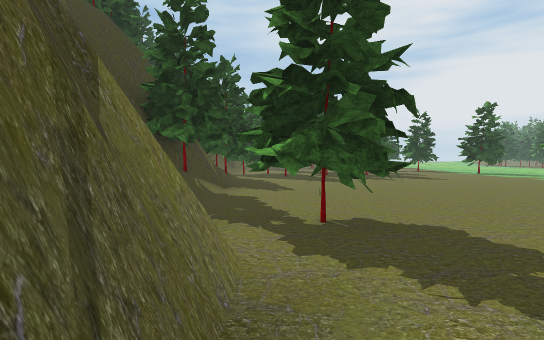
view 1 (above)

24 first-person views from a walk through a Unity game level. The camera is 1.3 m above the floor, tilts 2° down and sees 80° across. The floor is counted in squares, 2 m on a side. Each view is taken from the middle of a square. On the plan, view 1 faces up. The plan holds only what a view shows up to about 10 squares ahead; the rest is blank. The place goes on beyond the plan. The player is left out. Some surface patterns are stand-ins.

view 2
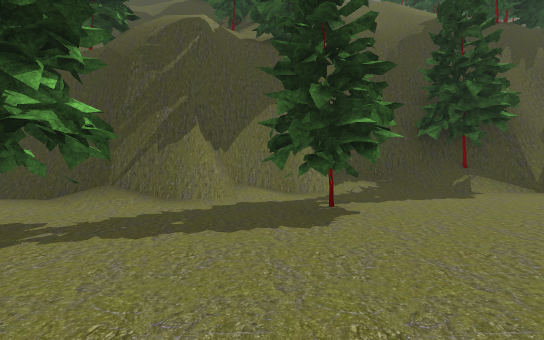

view 3
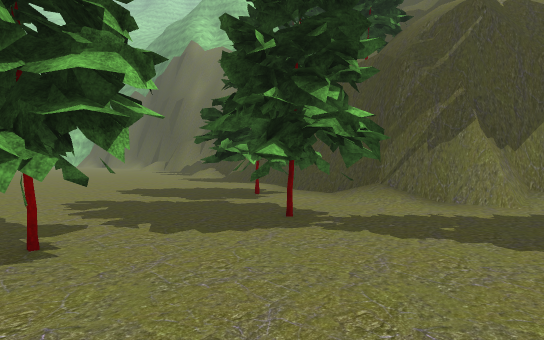

view 4
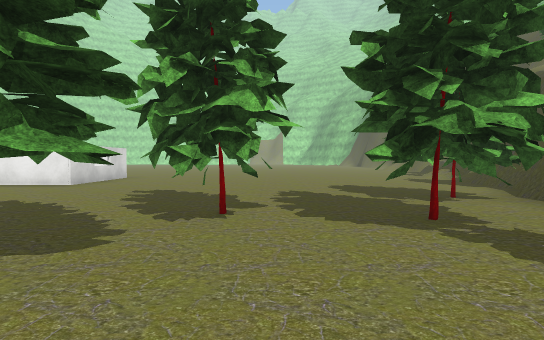

view 5
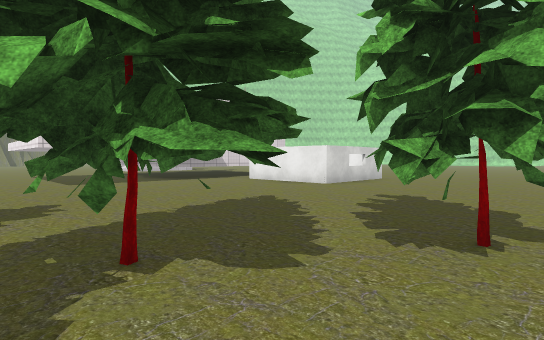

view 6
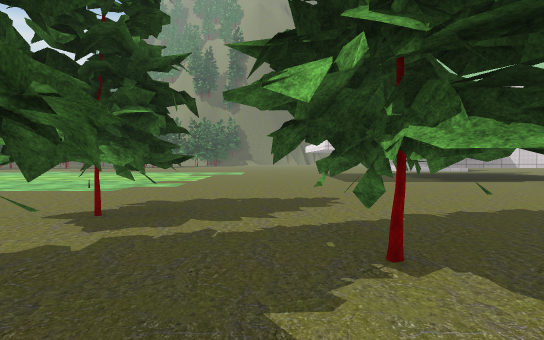

view 7
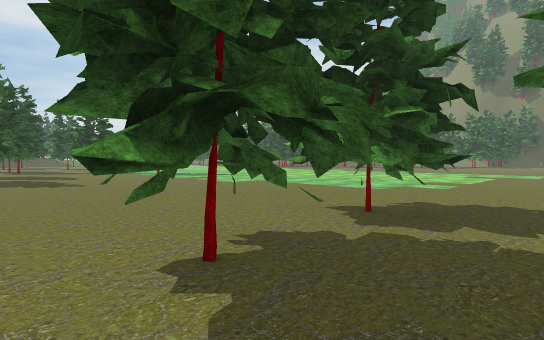

view 8
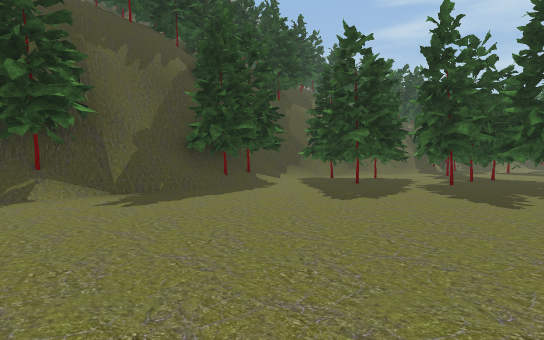

view 9
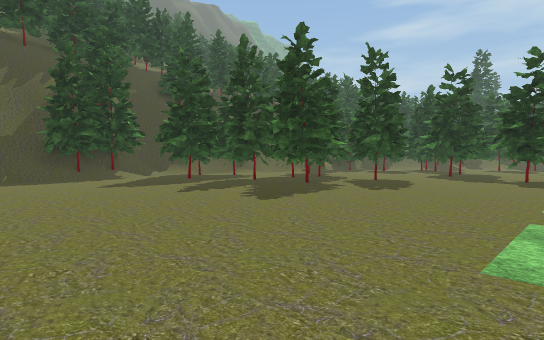

view 10
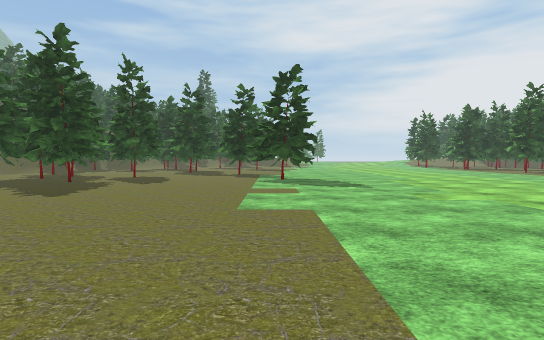

view 11
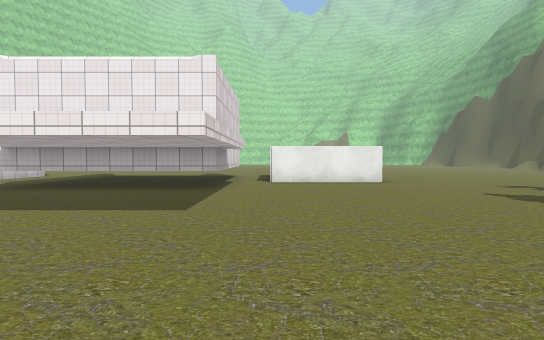

view 12
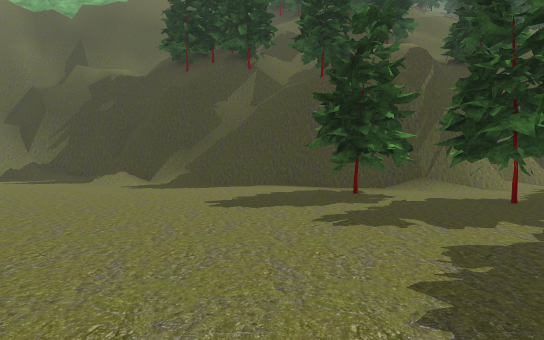

view 13
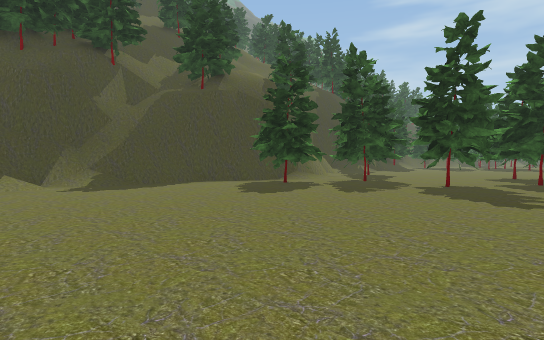

view 14
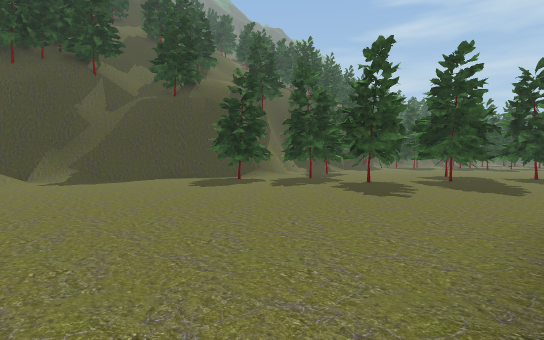

view 15
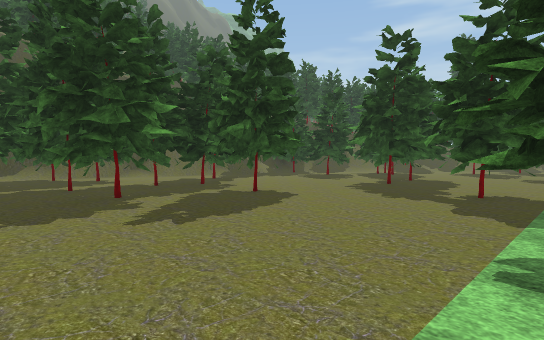

view 16
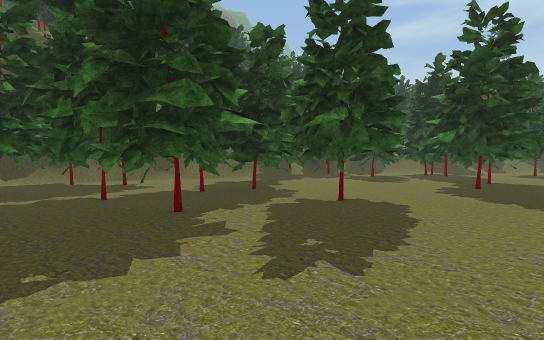

view 17
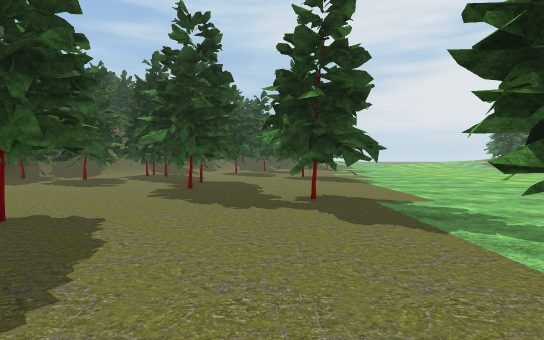

view 18
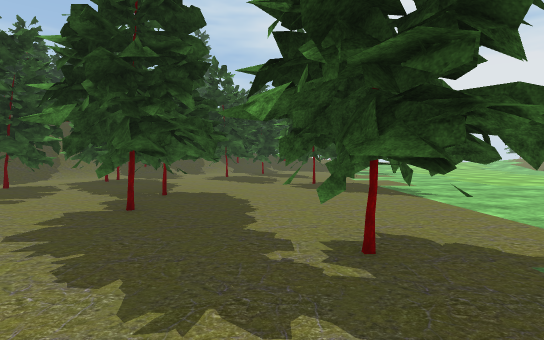

view 19
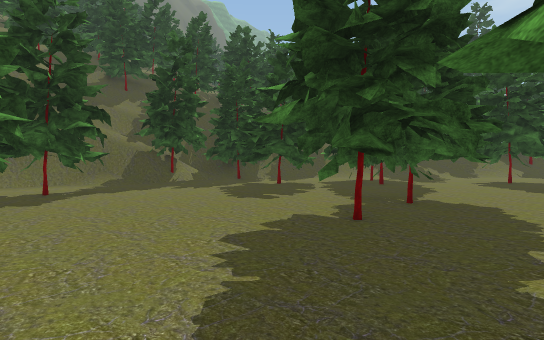

view 20
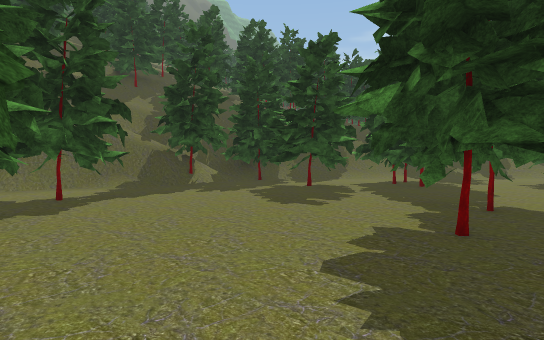

view 21
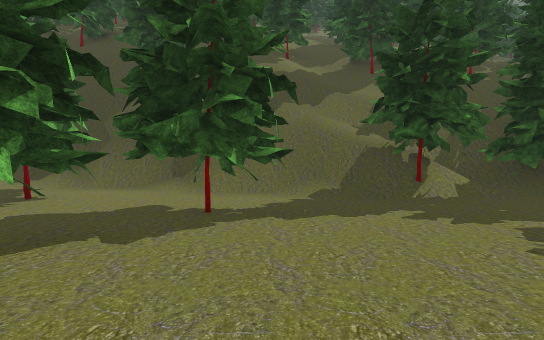

view 22
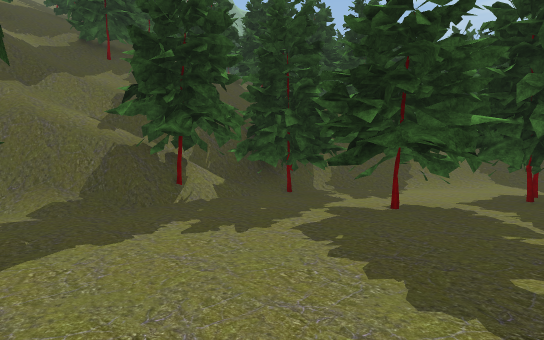

view 23
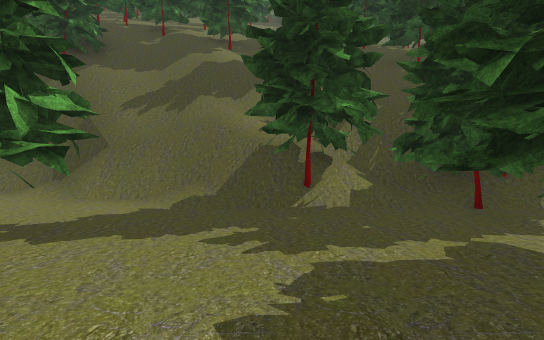

view 24
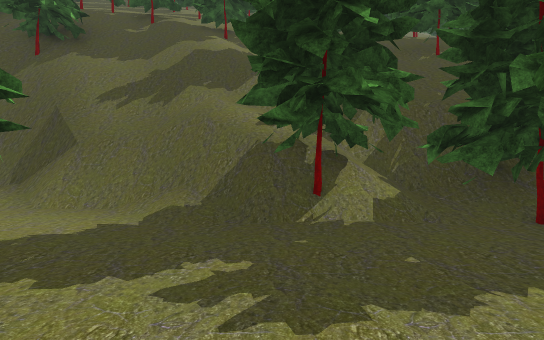

### Floor plan
Key: @ floor where view 1 was taken; # wall or solid block; x gap in a wall; . floor; / step, stairs or slope; = window, fence, low wall or low ledge; v drop or lower ground; T thing the floor can be seen under or through.
Columns run from 8 left of view 1 to 15 right of it. Each row starts with its distance up from view 1.
 28         //.x..##
 27   /#   =/..# ...........
 26   /#   # ..TT ..##......
 25   ##///##TTTT .. ##.....
 24   #///v##TTT............
 23 /##//#=##.TT..#.........
 22 /////=##......T........
 21   ///##=......TT.......
 20  #//#=#..#.....TTT....
 19  #//=#=..##.....TT...
 18  #///##..#TTTT.......
 17   /#/#.. #TTTTT...#
 16   ####.####TT.....##....
 15    ###########..........
 14    =##########..........
 13      #####..............
 12      ###................
 11       ##...............
 10     v ##...............
  9    #vv#................
  8    /v #................
  7    /v##................
  6    /v##........T .......
  5     v#.......##TT.......
  4      ##.TT...#TTT.......
  3    /###.TT....TT.......
  2    //v##.....TTT........
  1      /v#..TTTTT.........
  0      /v#@TTTTT..........
 -1     ####TTT.............
 -2     ####.T...........###
 -3       #..............#
 -4       #..........#####
 -5      ##..........#   #
 -6      #...........#
 -7      #...........
 -8       ............

Positions as (right, up) in squares from view 1, and headings:
1: (0, 0), facing up
2: (5, 3), facing left
3: (5, 3), facing down-left
4: (4, 4), facing down
5: (4, 3), facing down-right
6: (4, 3), facing right
7: (4, 3), facing up-right
8: (5, 6), facing up-left
9: (10, 8), facing up-left
10: (10, 6), facing up
11: (12, 5), facing down
12: (7, -3), facing left
13: (7, -8), facing up-left
14: (9, -8), facing up-left
15: (10, 13), facing up-left
16: (8, 13), facing up-left
17: (8, 14), facing up
18: (8, 17), facing up
19: (8, 18), facing up-left
20: (7, 18), facing up-left
21: (5, 20), facing left
22: (4, 20), facing up-left
23: (4, 22), facing left
24: (3, 22), facing left
